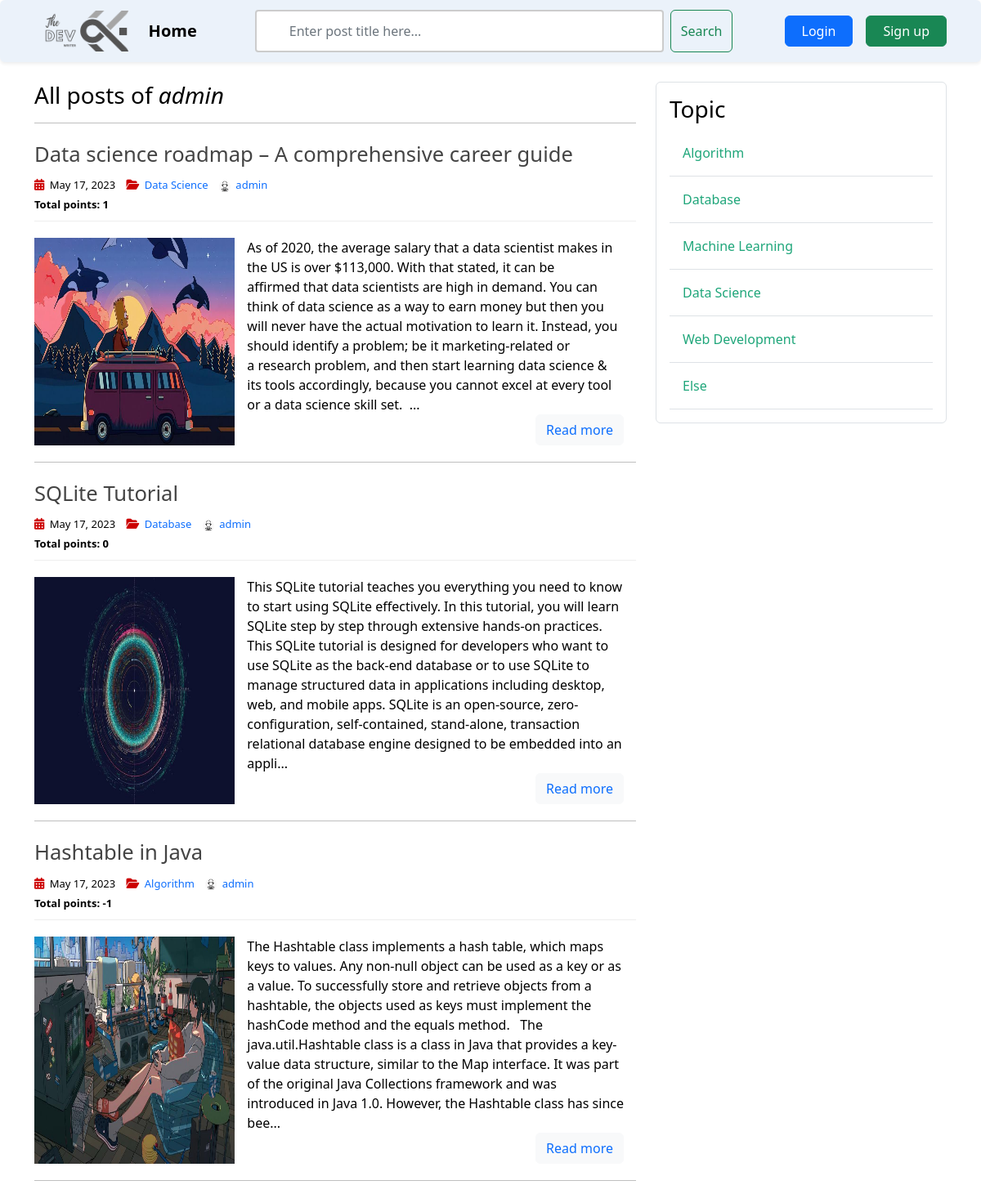
Page /user/admin on the earlier database version.
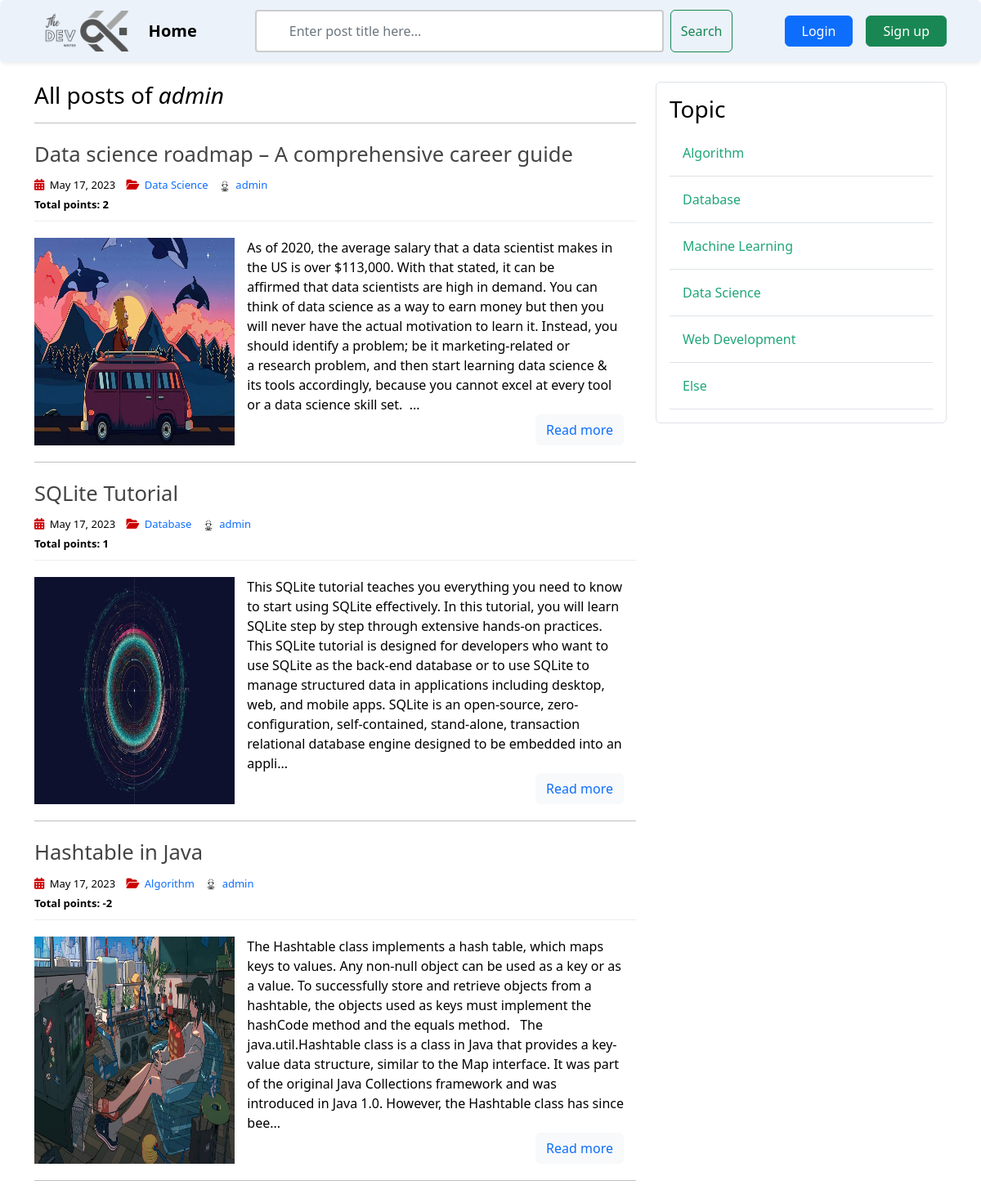
Same page on the later database version.
### post_app/models.py (models this page shows, shortened)
class Post(models.Model):
    title = models.CharField(max_length=256)
    content = RichTextField(blank=True, null=True)
    date_posted = models.DateTimeField(default=timezone.now)
    author = models.ForeignKey(User, on_delete=models.CASCADE)
    image = models.ImageField(
        default='post_default.jpg', upload_to='post_pics')
    topic = models.ForeignKey(
        Topic, on_delete=models.CASCADE, null=True, blank=False)
    vote_count = models.IntegerField(default=0)

class Topic(models.Model):
    name = models.CharField(max_length=256)

### user_app/models.py (models this page shows, shortened)
class Profile(models.Model):
    user = models.OneToOneField(User, on_delete=models.CASCADE)
    avatar = models.ImageField(default='default.jpg', upload_to='profile_pics')

### post_app/views.py (the view, shortened to what this page needs)
# urls.py: path('user/<str:username>', UserPostListView.as_view(), name='user-posts'),
class UserPostListView(ListView):
    model = Post
    template_name = 'post/user_posts.html'
    context_object_name = 'posts'
    paginate_by = 5
    def get_queryset(self):
        user = get_object_or_404(User, username=self.kwargs.get('username'))
        return Post.objects.filter(author=user).order_by('-date_posted')
    def get_context_data(self, **kwargs):
        user = get_object_or_404(User, username=self.kwargs.get('username'))
        context = super(UserPostListView, self).get_context_data(**kwargs)
        context['posts'] = Post.objects.filter(
            author=user).order_by('-date_posted')
        context['topics'] = Topic.objects.all()
        user_voted = {}
        context['user_voted'] = user_voted
        return context

### post_app/templates/post/user_posts.html (shortened to what this page needs)
{% extends 'base.html' %}
{% load static %}
{% load custom_tags %}
{% block post_content %}
<head>
    <link rel="stylesheet" type="text/css" href="{% static 'article/home.css' %}">
</head>
    <h3 class="mb-3">All posts of <i>{{ view.kwargs.username }}</i></h3>
    <hr>
    {% for post in posts %}
    <article>
        <header>
            <h2>
                <a href="{% url 'post-detail' post.id %}" class="post-title">
                    {{ post.title }}
                </a>
            </h2>
            <div class="entry-meta">
                <span>
                    <i class="fa-solid fa-calendar-days"></i>
                    {{ post.date_posted | date:"F d, Y" }}
                </span>
                <span>
                    <i class="fa-solid fa-folder-open"></i>
                    <a href="{% url 'topic-posts' post.topic.id %}" class="topic-link">
                        {{ post.topic.name }}
                    </a>
                </span>
                <span>
                    <img class="rounded-circle account-img" src="{{ post.author.profile.avatar.url }}" alt="account-image">
                    <a href="{% url 'user-posts' post.author.username %}" class="ms-auto">{{ post.author }}</a>
                </span>
                <br>
                <span class="vote-span">
                    <span id="vote-count">
                    <b>Total points: {{ post.vote_count }}</b>
                    </span>
                </span>
            </div>
        </header>
        <div class="entry-content">
            <img class="col-sm-4" src="{{ post.image.url }}" alt="image">
            <div class="post-content">
                <div class="truncate-content">
                    {% if post.content|length > 550 %}
                        {{ post.content|striptags|safe|slice:":550" }}...
                    {% else %}
                        {{ post.content|striptags|safe }}
                    {% endif %}
                </div>
                <p>
                    <button type="button" class="btn btn-light">
                        <a href="{% url 'post-detail' post.id %}">
                            Read more
                        </a>
                    </button>
                </p>
            </div>
        </div>
    </article>
        <hr class="section-divider">
    {% endfor%}
{% endblock post_content %}
{% block topic_content %}
    {% include 'topic/topic_sidebar.html' %}
{% endblock topic_content %}

Differences in the rows shown:
changed Post "Data science roadmap – A comprehensive career guide": vote_count "1" → "2"
changed Post "SQLite Tutorial": vote_count "0" → "1"
changed Post "Hashtable in Java": vote_count "-1" → "-2"
